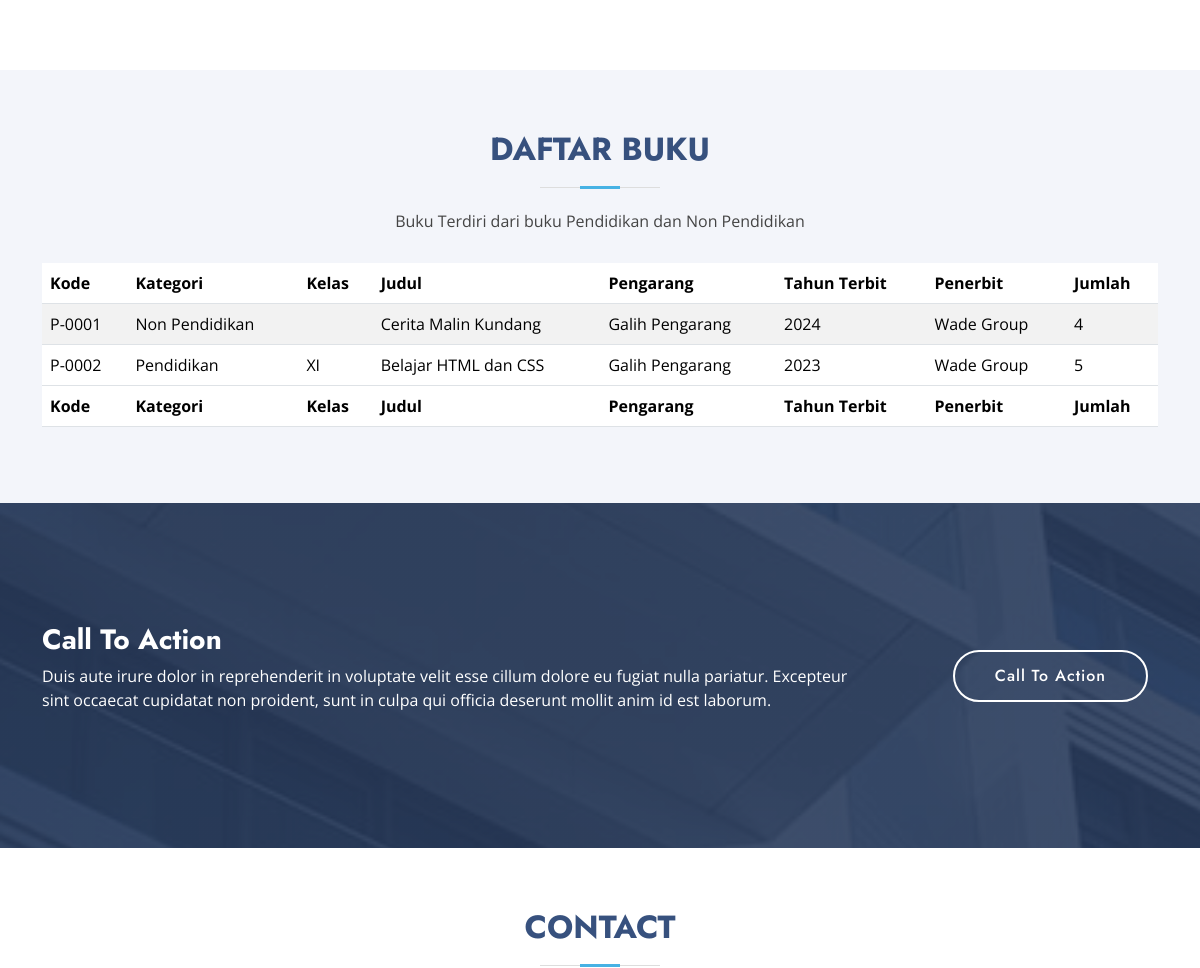
Before: / (middle part) with the older database file.
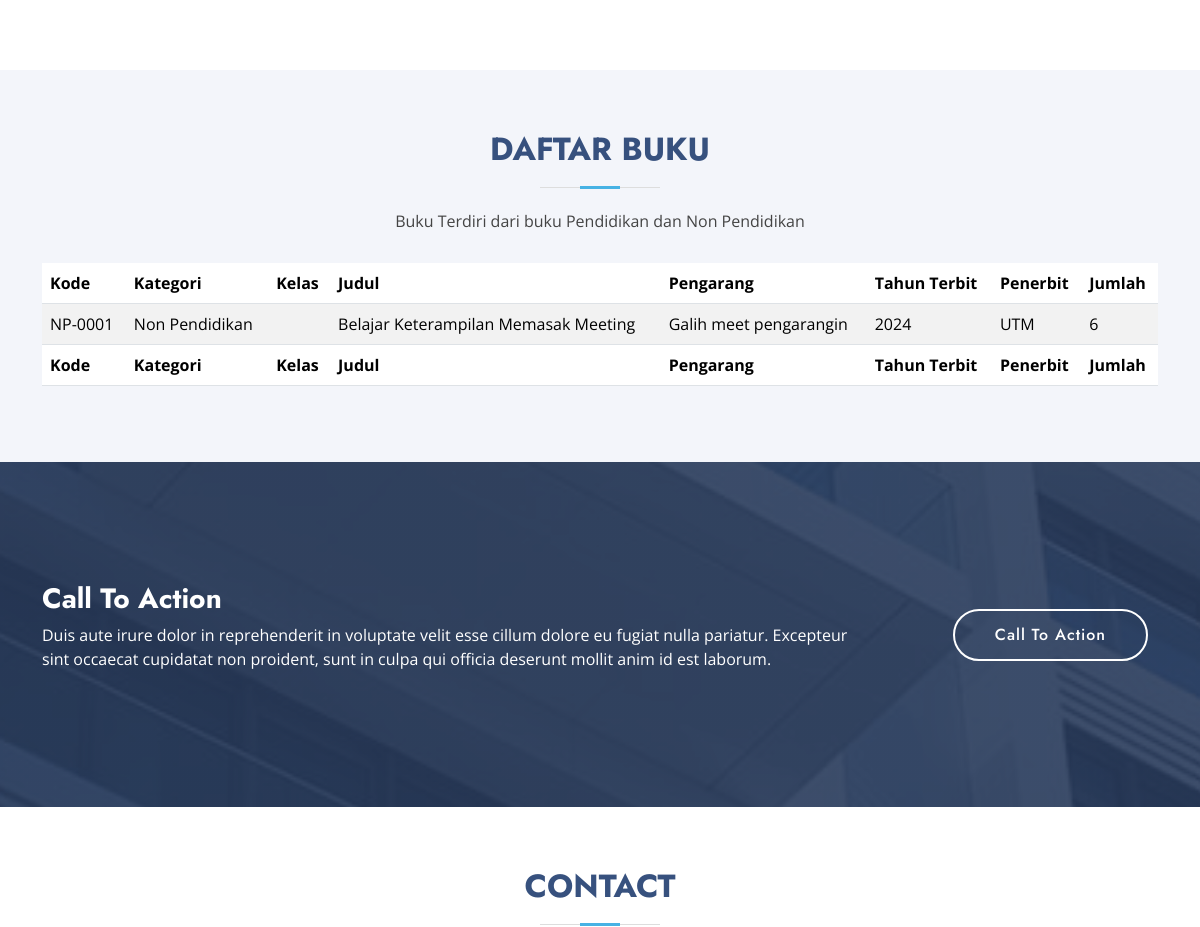
After: the same page with the newer database file.
### tables this page shows
CREATE TABLE `buku` (
  `id_buku` int(11) NOT NULL,
  `kode_buku` char(7) NOT NULL,
  `kategori_buku` enum('Pendidikan','Non Pendidikan') NOT NULL,
  `kelas_buku` enum('X','XI','XII') DEFAULT NULL,
  `judul_buku` char(100) NOT NULL,
  `pengarang` char(50) NOT NULL,
  `tahun_terbit` char(4) NOT NULL,
  `penerbit` char(30) NOT NULL,
  `jumlah_buku` int(5) NOT NULL
);

### index.php (the view, shortened to what this page needs)
<?php
include('config/conn.php');
$data_buku = mysqli_query($conn, "SELECT * FROM buku");
?>
<!DOCTYPE html>
<html lang="en">
<head>
  <link href="https://cdnjs.cloudflare.com/ajax/libs/twitter-bootstrap/5.3.0/css/bootstrap.min.css" rel="stylesheet">
  <link href=" https://cdn.datatables.net/2.0.3/css/dataTables.bootstrap5.css" rel="stylesheet">
  <link href="Assets_index/vendor/aos/aos.css" rel="stylesheet">
  <link href="Assets_index/vendor/bootstrap/css/bootstrap.min.css" rel="stylesheet">
  <link href="Assets_index/vendor/bootstrap-icons/bootstrap-icons.css" rel="stylesheet">
  <link href="Assets_index/vendor/boxicons/css/boxicons.min.css" rel="stylesheet">
  <link href="Assets_index/vendor/glightbox/css/glightbox.min.css" rel="stylesheet">
  <link href="Assets_index/vendor/remixicon/remixicon.css" rel="stylesheet">
  <link href="Assets_index/vendor/swiper/swiper-bundle.min.css" rel="stylesheet">
  <link href="Assets_index/css/style.css" rel="stylesheet">
</head>
<body>
  <main id="main">
    <section id="about" class="about">
      <div class="container" data-aos="fade-up">
        <div class="row content">
          <div class="col-lg-6">
          </div>
          <div class="col-lg-6 pt-4 pt-lg-0">
          </div>
        </div>
      </div>
    </section>
    <section id="services" class="services section-bg">
      <div class="container" data-aos="fade-up">
        <div class="section-title">
          <h2>Daftar Buku</h2>
          <p>Buku Terdiri dari buku Pendidikan dan Non Pendidikan</p>
        </div>
        <div class="row">
          <div class="table-responsive">
            <table id="datatable" class="table table-striped">
              <thead>
                <tr>
                  <th>Kode</th>
                  <th>Kategori</th>
                  <th>Kelas</th>
                  <th>Judul</th>
                  <th>Pengarang</th>
                  <th>Tahun Terbit</th>
                  <th>Penerbit</th>
                  <th>Jumlah</th>
                </tr>
              </thead>
              <tbody>
                <?php foreach ($data_buku as $buku) : ?>
                  <tr>
                    <td><?= $buku['kode_buku'] ?></td>
                    <td><?= $buku['kategori_buku'] ?></td>
                    <td><?= $buku['kelas_buku'] ?></td>
                    <td><?= $buku['judul_buku'] ?></td>
                    <td><?= $buku['pengarang'] ?></td>
                    <td><?= $buku['tahun_terbit'] ?></td>
                    <td><?= $buku['penerbit'] ?></td>
                    <td><?= $buku['jumlah_buku'] ?></td>
                  </tr>
                <?php endforeach ?>
              </tbody>
              <tfoot>
                <tr>
                  <th>Kode</th>
                  <th>Kategori</th>
                  <th>Kelas</th>
                  <th>Judul</th>
                  <th>Pengarang</th>
                  <th>Tahun Terbit</th>
                  <th>Penerbit</th>
                  <th>Jumlah</th>
                </tr>
              </tfoot>
            </table>
          </div>
        </div>
      </div>
    </section>
    <section id="cta" class="cta">
      <div class="container" data-aos="zoom-in">
        <div class="row">
          <div class="col-lg-9 text-center text-lg-start">
            <h3>Call To Action</h3>
            <p> Duis aute irure dolor in reprehenderit in voluptate velit esse cillum dolore eu fugiat nulla pariatur.
              Excepteur sint occaecat cupidatat non proident, sunt in culpa qui officia deserunt mollit anim id est
              laborum.</p>
          </div>
          <div class="col-lg-3 cta-btn-container text-center">
            <a class="cta-btn align-middle" href="#">Call To Action</a>
          </div>
        </div>
      </div>
    </section>
    <section id="contact" class="contact">
      <div class="container" data-aos="fade-up">
        <div class="section-title">
          <h2>Contact</h2>
        </div>
      </div>
    </section>
  </main>
</body>
</html>

### Assets_index/css/style.css (style rules this page uses)
body { font-family: "Open Sans", sans-serif; color: #444444; }
a { color: #47b2e4; text-decoration: none; }
h1, h2, h3, h4, h5, h6 { font-family: "Jost", sans-serif; }
section { padding: 60px 0; overflow: hidden; }
.section-bg { background-color: #f3f5fa; }
.section-title { text-align: center; padding-bottom: 30px; }
.section-title h2 { font-size: 32px; font-weight: bold; text-transform: uppercase; margin-bottom: 20px; padding-bottom: 20px; position: relative; color: #37517e; }
.section-title h2::before { content: ""; position: absolute; display: block; width: 120px; height: 1px; background: #ddd; bottom: 1px; left: calc(50% - 60px); }
.section-title h2::after { content: ""; position: absolute; display: block; width: 40px; height: 3px; background: #47b2e4; bottom: 0; left: calc(50% - 20px); }
.section-title p { margin-bottom: 0; }
.cta { background: linear-gradient(rgba(40, 58, 90, 0.9), rgba(40, 58, 90, 0.9)), url("../img/cta-bg.jpg") fixed center center; background-size: cover; padding: 120px 0; }
.cta h3 { color: #fff; font-size: 28px; font-weight: 700; }
.cta p { color: #fff; }
.cta .cta-btn { font-family: "Jost", sans-serif; font-weight: 500; font-size: 16px; letter-spacing: 1px; display: inline-block; padding: 12px 40px; border-radius: 50px; transition: 0.5s; margin: 10px; border: 2px solid #fff; color: #fff; }
@media (min-width: 769px) { .cta .cta-btn-container { display: flex; align-items: center; justify-content: flex-end; } }

Changed rows visible on the page:
removed buku: kode_buku "P-0001", kategori_buku "Non Pendidikan", judul_buku "Cerita Malin Kundang", pengarang "Galih Pengarang", tahun_terbit "2024", penerbit "Wade Group", jumlah_buku "4"
removed buku: kode_buku "P-0002", kategori_buku "Pendidikan", kelas_buku "XI", judul_buku "Belajar HTML dan CSS", pengarang "Galih Pengarang", tahun_terbit "2023", penerbit "Wade Group", jumlah_buku "5"
added buku: kode_buku "NP-0001", kategori_buku "Non Pendidikan", judul_buku "Belajar Keterampilan Memasak Meeting", pengarang "Galih meet pengarangin", tahun_terbit "2024", penerbit "UTM", jumlah_buku "6"
